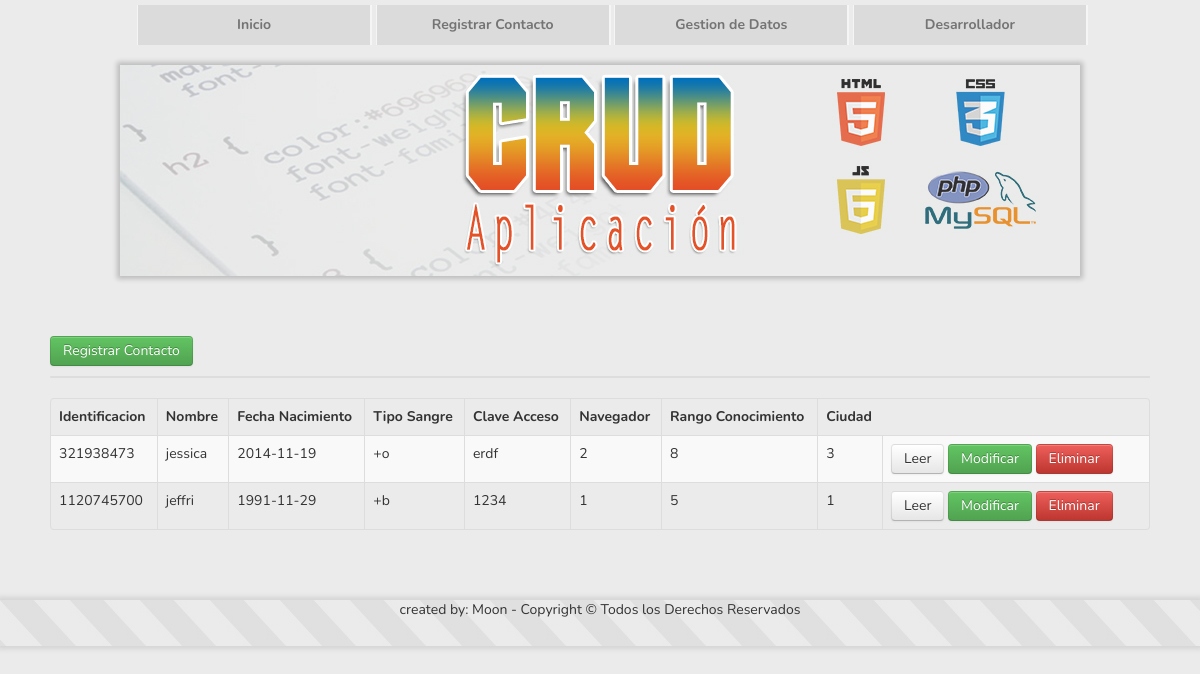
The page / on the database its author committed.
### tables this page shows
CREATE TABLE IF NOT EXISTS `datos_de_contacto` (
  `id_contacto` int(11) NOT NULL AUTO_INCREMENT,
  `id_documento` int(11) NOT NULL,
  `identificacion` varchar(20) NOT NULL,
  `nombre` varchar(30) NOT NULL,
  `fecha_nacimiento` date NOT NULL,
  `tipo_sangre` varchar(10) NOT NULL,
  `clave_acceso` varchar(20) NOT NULL,
  `id_navegador` int(11) NOT NULL,
  `rango_conocimiento` varchar(10) NOT NULL,
  `id_ciudad` int(11) NOT NULL,
  PRIMARY KEY (`id_contacto`),
  KEY `id_documento_idx` (`id_documento`),
  KEY `id_navegador_idx` (`id_navegador`),
  KEY `id_ciudad_idx` (`id_ciudad`)
);

### index.php (the view, shortened to what this page needs)
<!DOCTYPE html>
<html lang="es">
<head>
    <link href="css/banner.css" rel="stylesheet">
    <link href="css/menu.css" rel="stylesheet">
    <link href="css/bootstrap.min.css" rel="stylesheet">
</head>
<body>
            <div class="menudes">
              <ul>
                <li><a class="menu" href="index.php">Inicio</a></li>
                <li><a class="menu" href="crear.php">Registrar Contacto</a></li>
                <li><a class="menu" href="gestion.php">Gestion de Datos</a></li>
                <li><a class="menu" href="">Desarrollador</a></li>
             </ul>
            </div>
            <div id="banner"></div>
    <div class="contacto">
            <div class="row">
                 <p>
                  <a href="crear.php" class="btn btn-success">Registrar Contacto</a>
                </p>
                <table class="table table-striped table-bordered">
                <table class="table table-striped table-bordered">
                  <thead>
                    <tr>
                      <th>Identificacion</th>
                      <th>Nombre</th>
                      <th>Fecha Nacimiento</th>
                      <th>Tipo Sangre</th>
                      <th>Clave Acceso</th>
                      <th>Navegador</th>
                      <th>Rango Conocimiento</th>
                      <th>Ciudad</th>
                    </tr>
                  </thead>
                  <tbody>
                  <?php
				   $pdo = Database::connect();
                   $sql = 'SELECT * FROM datos_de_contacto ORDER BY identificacion DESC';
                   foreach ($pdo->query($sql) as $row) {
                            echo '<tr>';
                            echo '<td>'. $row['identificacion'] . '</td>';
                            echo '<td>'. $row['nombre'] . '</td>';
                            echo '<td>'. $row['fecha_nacimiento'] . '</td>';
							echo '<td>'. $row['tipo_sangre'] . '</td>';
							echo '<td>'. $row['clave_acceso'] . '</td>';
							echo '<td>'. $row['id_navegador'] . '</td>';
							echo '<td>'. $row['rango_conocimiento'] . '</td>';
							echo '<td>'. $row['id_ciudad'] . '</td>';
                            echo '<td width=250>';
                            echo '<a class="btn" href="leer.php?id='.$row['identificacion'].'">Leer</a>';
                            echo '<a class="btn btn-success" name="identificacion"  value="identificacion"
							 		href="modificar.php?id='.$row['identificacion'].'">Modificar</a>';
                            echo '<a class="btn btn-danger" href="delete.php?id='.$row['identificacion'].'">Eliminar</a>';
                            echo '</td>';
                            echo '</tr>';
                   }
                  ?>
                  </tbody>
            </table>
        </div>
    </div>
    <div id="pie_pagina">
    	<p>created by: Moon - Copyright © Todos los Derechos Reservados</p>
    </div>
  </body>
</html>

### css/banner.css (style rules this page uses)
body { background-color:#EAEBEA; }
#banner { background-image: url(../img/banner.jpg); width:960px; height:211px; margin:10px auto; box-shadow:0 0 5px 3px rgba(0, 0, 0, 0.2); }
#pie_pagina { background-image: url(../img/pie_pagina.jpg); background-repeat:repeat-x; width:100%; height:46px; margin:0 auto; box-shadow:0 0 5px 3px rgba(0, 0, 0, 0.1); text-align:center; }

### css/menu.css (style rules this page uses)
li { display:inline; }
.menudes { position: relative; overflow: hidden; width: 100%; margin: 5px auto 10px; text-align:center; }
.menudes a { display: inline-block; width: 20%; box-sizing: border-box; padding: 10px 5px; color: #000; background: #ccc; opacity:.5; text-decoration: none; font-weight:bold; text-align: center; border-right: 2px solid #fff; position:relative; z-index:2; }
.menudes a:first-child { border-left: 1px solid #fff; }

### rows shown on the page
datos_de_contacto: identificacion "321938473", nombre "jessica", fecha_nacimiento "2014-11-19", tipo_sangre "+o", clave_acceso "erdf", id_navegador "2", rango_conocimiento "8", id_ciudad "3"
datos_de_contacto: identificacion "1120745700", nombre "jeffri", fecha_nacimiento "1991-11-29", tipo_sangre "+b", clave_acceso "1234", id_navegador "1", rango_conocimiento "5", id_ciudad "1"
